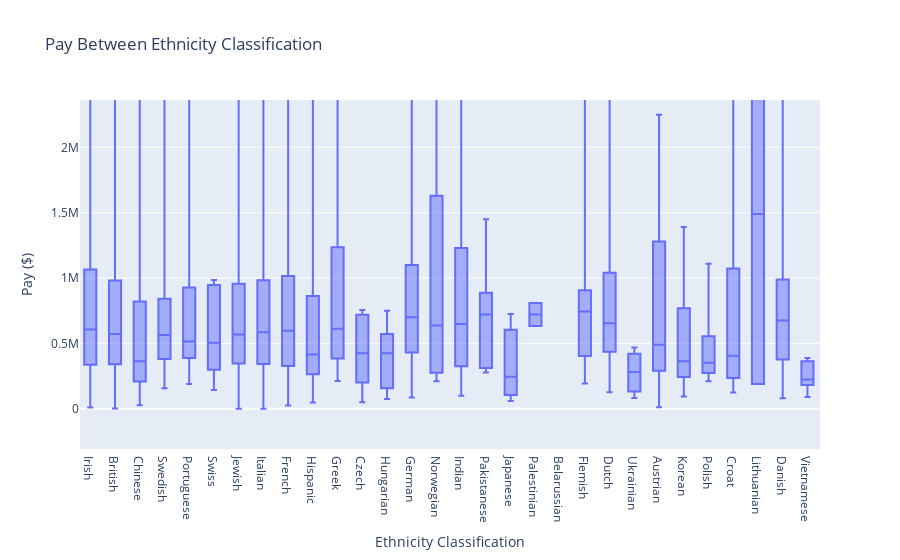

Notebook cell for this chart:
### Code cell
#INTERACTIVE BOXPLOT of pay between Executives - Ethnicity
fig = px.box( final_df2[(final_df2['gender'] == 'male') | (final_df2['gender'] == 'female') ],
             x="ethnicity", y="pay", points = False, 
             height = 700, 
             title = 'Pay Between Ethnicity Classification')
fig.update_layout(yaxis_title= 'Pay ($)',
                xaxis_title= 'Ethnicity Classification')
fig.show()

### Figure 1 — Plotly figure (JSON) as saved in the notebook; plotly's stock layout.template omitted (floating-point values rounded to 4 significant figures; data arrays with more than 128 entries replaced by an {"elided": "..."} marker saying what was removed)
{"data": [{"alignmentgroup": "True", "boxpoints": false, "hovertemplate": "ethnicity=%{x}<br>pay=%{y}<extra></extra>", "legendgroup": "", "marker": {"color": "#636efa"}, "name": "", "notched": false, "offsetgroup": "", "orientation": "v", "showlegend": false, "type": "box", "x": {"elided": "3751 str values"}, "x0": " ", "xaxis": "x", "y": {"elided": "3751 int values"}, "y0": " ", "yaxis": "y"}], "layout": {"autosize": true, "boxmode": "group", "legend": {"tracegroupgap": 0}, "title": {"text": "Pay Between Ethnicity Classification"}, "xaxis": {"anchor": "y", "autorange": false, "domain": [0, 1], "range": [-0.4157, 29.51], "title": {"text": "Ethnicity Classification"}, "type": "category"}, "yaxis": {"anchor": "x", "autorange": false, "domain": [0, 1], "range": [-308200.0, 2362000.0], "title": {"text": "Pay ($)"}, "type": "linear"}}}
